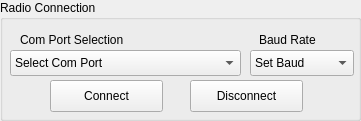
   <widget class="QGroupBox" name="groupBox_3">
    <property name="geometry">
     <rect>
      <x>290</x>
      <y>450</y>
      <width>361</width>
      <height>121</height>
     </rect>
    </property>
    <property name="title">
     <string>Radio Connection</string>
    </property>
    <widget class="QComboBox" name="comPortInput">
     <property name="geometry">
      <rect>
       <x>10</x>
       <y>50</y>
       <width>231</width>
       <height>26</height>
      </rect>
     </property>
     <item>
      <property name="text">
       <string>Select Com Port</string>
      </property>
     </item>
    </widget>
    <widget class="QLabel" name="label_7">
     <property name="geometry">
      <rect>
       <x>20</x>
       <y>30</y>
       <width>211</width>
       <height>20</height>
      </rect>
     </property>
     <property name="text">
      <string>Com Port Selection</string>
     </property>
    </widget>
    <widget class="QComboBox" name="baudRate">
     <property name="geometry">
      <rect>
       <x>250</x>
       <y>50</y>
       <width>104</width>
       <height>26</height>
      </rect>
     </property>
     <item>
      <property name="text">
       <string>Set Baud</string>
      </property>
     </item>
     <item>
      <property name="text">
       <string>4800</string>
      </property>
     </item>
     <item>
      <property name="text">
       <string>9600</string>
      </property>
     </item>
     <item>
      <property name="text">
       <string>19200</string>
      </property>
     </item>
     <item>
      <property name="text">
       <string>38400</string>
      </property>
     </item>
    </widget>
    <widget class="QLabel" name="label_8">
     <property name="geometry">
      <rect>
       <x>259</x>
       <y>30</y>
       <width>81</width>
       <height>20</height>
      </rect>
     </property>
     <property name="text">
      <string>Baud Rate</string>
     </property>
    </widget>
    <widget class="QPushButton" name="radioConnect">
     <property name="geometry">
      <rect>
       <x>50</x>
       <y>80</y>
       <width>113</width>
       <height>32</height>
      </rect>
     </property>
     <property name="text">
      <string>Connect</string>
     </property>
    </widget>
    <widget class="QPushButton" name="radioDisconnect">
     <property name="geometry">
      <rect>
       <x>190</x>
       <y>80</y>
       <width>113</width>
       <height>32</height>
      </rect>
     </property>
     <property name="text">
      <string>Disconnect</string>
     </property>
    </widget>
   </widget>
